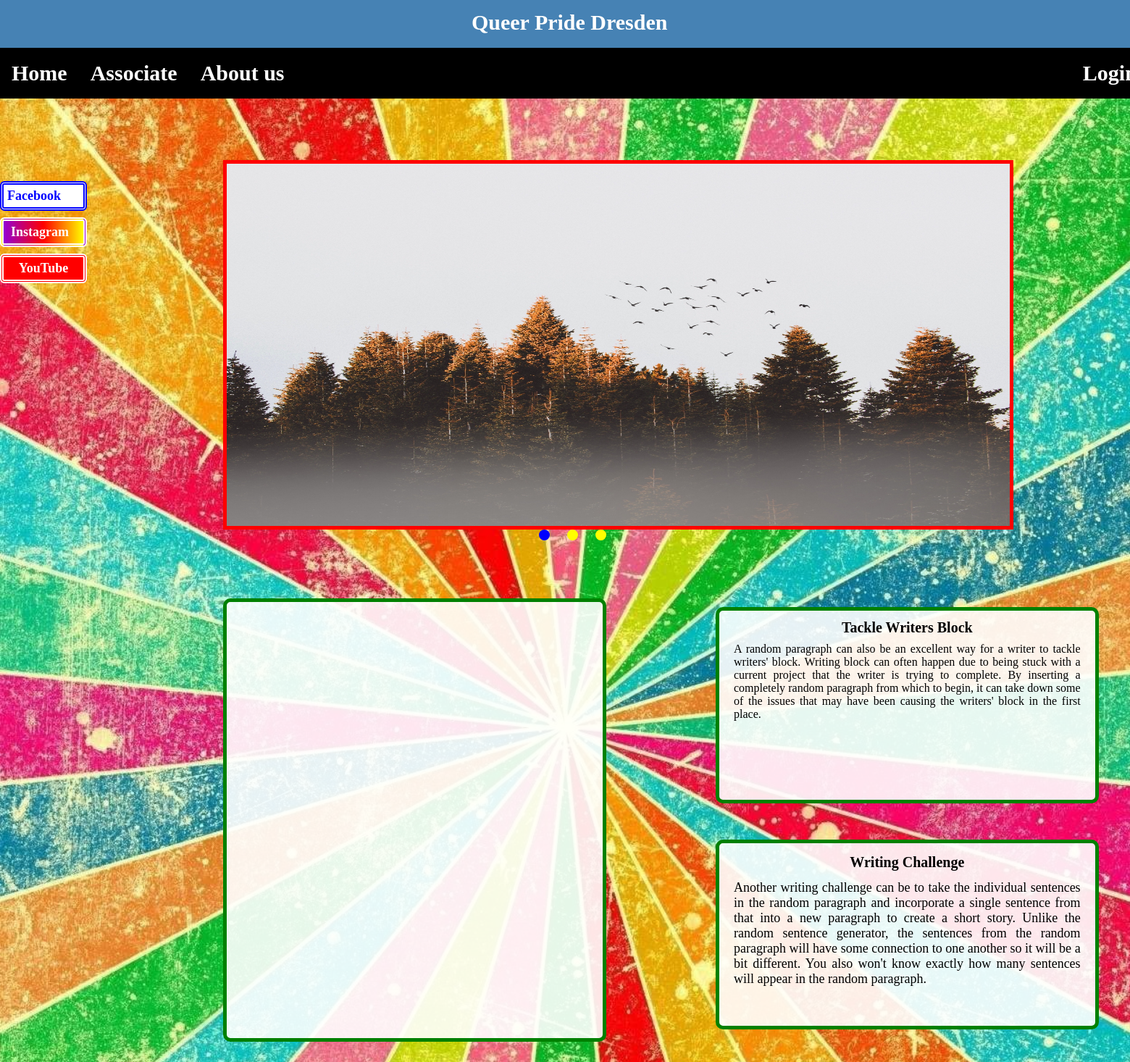
Before: / with the older database file.
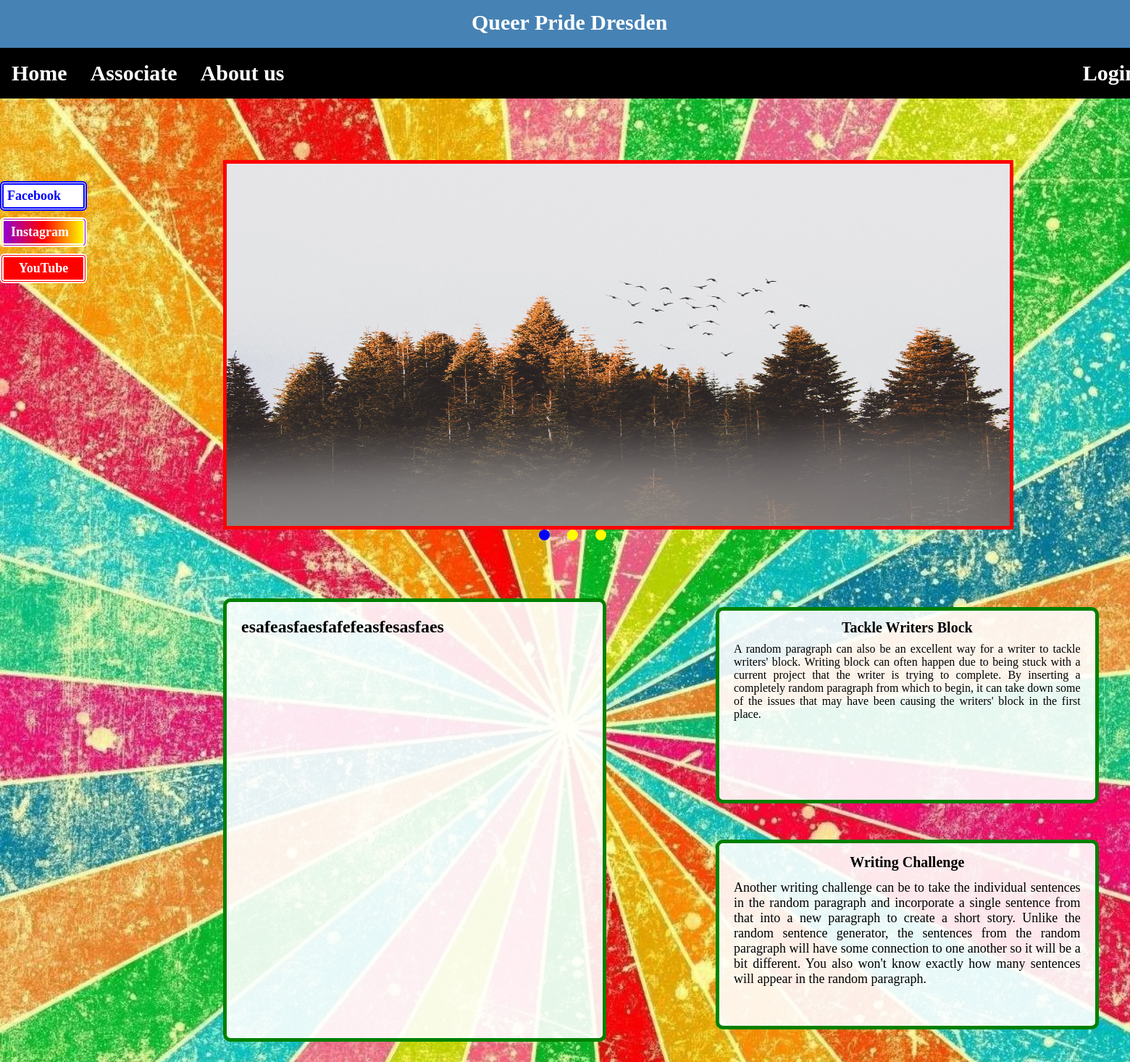
After: the same page with the newer database file.
### website.py (models this page shows, shortened)
class Post(db.Model):
    id = db.Column(db.Integer, primary_key=True)
    title = db.Column(db.String(500), nullable=False)
    content = db.Column(db.Text, nullable=False)
    user_id = db.Column(db.Integer, db.ForeignKey('user.id'), nullable=False)

### website.py (the view)
@app.route("/")
def home():
    posts = Post.query.get(2)
    return render_template('home.html',posts=posts )

### templates/home.html (shortened to what this page needs)
{% extends 'ext.html' %}
{% block nav %}
		<div class="main-title">
			<h2 class="top-title">{{ posts.content  }}</h2>
		</div>
			<div class="second-title">
			<h2>Tackle Writers Block</h2>
			<p>
A random paragraph can also be an excellent way for a writer to tackle writers' block. Writing block can often happen due to being stuck with a current project that the writer is trying to complete. By inserting a completely random paragraph from which to begin, it can take down some of the issues that may have been causing the writers' block in the first place.
			</p>
			</div>
			<div class="third-title">
			<h3>Writing Challenge</h3>
			<p class="p3">
Another writing challenge can be to take the individual sentences in the random paragraph and incorporate a single sentence from that into a new paragraph to create a short story. Unlike the random sentence generator, the sentences from the random paragraph will have some connection to one another so it will be a bit different. You also won't know exactly how many sentences will appear in the random paragraph.
			</p>
			</div>
			<div class="slideshow-container">
				<div class="mySlides fade">
				  <img src="/static/img/1.jpg">
				</div>
			</div>
				<div style="text-align:center">
				  <span class="dot" onclick="currentSlide(1)"></span>
				  <span class="dot" onclick="currentSlide(2)"></span>
				  <span class="dot" onclick="currentSlide(3)"></span>
				</div>
			<a class="facebook" href="https://www.facebook.com">Facebook</a>
			<a class="instagram" href="https://www.instagram.com">Instagram</a>
			<a class="youtube" href="https://www.youtube.com">YouTube</a>
        </body>
{% endblock %}

### templates/ext.html (shortened to what this page needs)
<!Doctype html>
<html>
        <head>
                <link rel="stylesheet" type="text/css" href="{{ url_for('static', filename='style.css')}}">
        </head>
        <body>
                <div class="container-nav">
                        <nav>
                                <div class="headline" >Queer Pride Dresden
                                        <ul>
						{% if current_user.is_authenticated  %}
							<li><a class="logout-nav" href="{{ url_for('logout') }}">Logout </a></li>
							<li><a class="home-nav" href="{{ url_for('home') }}">Home</a></li>
							<li><a class="nav" href="{{ url_for('team') }}">Associate</a></li>
							<li><a class="nav" href="{{ url_for('about') }}">About us </a></li>
							<li><a class="admin-nav" href="{{ url_for('admin') }}">Admin Account </a></li>
							<li><a class="new-post" href="{{ url_for('new_post') }}">New Post </a></li>
						{% else %}
							<li><a class="home-nav" href="{{ url_for('home') }}">Home</a></li>
							<li><a class="nav" href="{{ url_for('team') }}">Associate</a></li>
							<li><a class="nav" href="{{ url_for('about') }}">About us </a></li>
							<li><a class="login-nav" href="{{ url_for('login') }}">Login </a></li>
						{% endif %}
					</ul>
			</nav>
                                </div>
</html>
{% block nav %}
{% endblock %}

### static/style.css (style rules this page uses)
nav { background-color:SteelBlue; width:100.8%; height:75px; margin-top:20px; margin-left:-8px; border-bottom:2px blue solid; border-right:1px blue solid; position:fixed; }
.login-nav { margin-left:1000%; }
.container-nav { width:100%; margin:auto; }
.headline { color:white; font-size:30px; text-align:center; font-family:charcoal; font-weight:bold; line-height:70px; }
ul { list-style-type: none; margin: 0; padding: 0; overflow: hidden; background-color: black; }
li { float: left; }
li a { color: white; text-align: center; padding: 14px 16px; text-decoration: none; }
.main-title { background-color:rgba(255,255,255,0.9); position:static; width:31%; height:600px; margin-top:-1150px; margin-left:300px; padding:1px 20px 1px 20px ; border:5px green solid; border-radius:10px; overflow:auto; text-align:justify; }
.second-title { background-color:rgba(255,255,255,0.9); position:static; width:31%; height:250px; margin-top:-600px; margin-left:980px; padding:1px 20px 10px 20px; border:5px green solid; border-radius:10px; overflow:auto; text-align:justify; }
.second-title h2 { color:black; font-family:arail; font-size:20px; position:static; line-height:0.5em; text-align:center; }
.third-title { background-color:rgba(255,255,255,0.9); position:static; width:31%; height:250px; margin-top:50px; margin-left:980px; padding:1px 20px 1px 20px; border:5px green solid; border-radius:10px; overflow:auto; text-align:justify; }
.third-title h3 { color:black; font-family:arail; text-align:center; font-size:20px; position:static; line-height:0.5em; }
.p3 { color:black; font-family:arail; font-size:18px; position:static; }
.mySlides { display: none; position:static; }
img { background-color:black; width:100%; height:500px; }
.slideshow-container { max-width:70%; max-height:500px; position:static; margin-top:-1200px; margin-left:300px; border:5px red solid; }
.dot { cursor: pointer; height: 15px; width: 15px; margin-left:20px; background-color:yellow; border-radius: 50%; display: inline-block; transition: background-color 0.6s ease; }
.active, .dot:hover { background-color:blue; }
.fade { -webkit-animation-name: fade; -webkit-animation-duration:0.5s; animation-name: fade; animation-duration: 0.5s; }
.facebook { color:blue;background-color:white; position:fixed; left:0%; top:250px; width:90px; margin-left:0px; border: 5px blue double; border-radius:6px; font-weight:bold; font-size:18px; text-decoration:none; padding: 5px 15px 5px 5px; animation-name:slidin; animation-duration:1s; }
.instagram { color:white;background:linear-gradient(to right,darkviolet,red,yellow); position:fixed; left:0%; top:300px; width:90px; margin-left:0px; border: 5px white double; border-radius:6px; font-weight:bold; font-size:18px; text-align:center; text-decoration:none; padding: 5px 15px 5px 5px; animation-name:slidin; animation-duration:1.5s; }
.youtube { color:white;background:red; position:fixed; left:0%; top:350px; width:90px; margin-left:0px; border: 5px white double; border-radius:6px; font-weight:bold; font-size:18px; text-align:center; text-decoration:none; padding: 5px 10px 5px 10px; animation-name:slidin; animation-duration:2s; }

Changed rows visible on the page:
added Post: content "esafeasfaesfafefeasfesasfaes"
